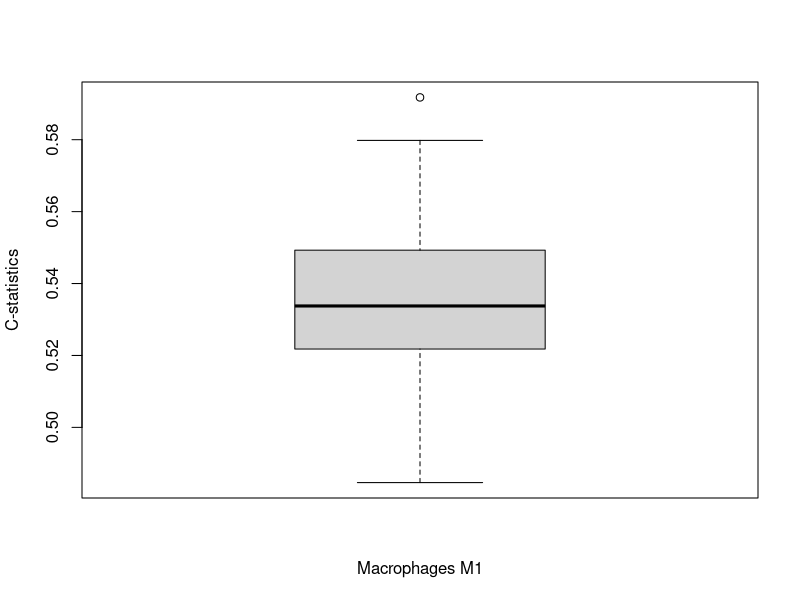

This figure's R source:

library(survival)
## --------------------------------------------------------
## read in sample clinical data
## --------------------------------------------------------

clinic_dat = read.table("../data/expression_v2_sample.txt", sep="\t",
                        as.is=TRUE, header=TRUE)
clinic_dat$surv_time = ifelse(is.na(clinic_dat$diagnoses.days_to_death),
                              clinic_dat$diagnoses.days_to_last_follow_up,
                              clinic_dat$diagnoses.days_to_death)
clinic_dat$stage = gsub("stage ", "", clinic_dat$diagnoses.tumor_stage)
clinic_dat$stage = gsub('[a-c]', "", clinic_dat$stage)
clinic_dat$stage[which(clinic_dat$stage=="not reported")] = NA
clinic_dat$death = ifelse(clinic_dat$diagnoses.vital_status == 'dead', 1, 0)
clinic_dat$gender = clinic_dat$demographic.gender
clinic_dat$age_at_diagnosis = clinic_dat$diagnoses.age_at_diagnosis


## --------------------------------------------------------
## read in immune cell composition file
## --------------------------------------------------------

CTcomp = read.table("../data/COAD_composition.txt", header=T, 
                    sep="\t", row.names = 1, check.names=F)
rownames(CTcomp) = sub('^X','',rownames(CTcomp))
CTcomp[1:5,]

apply(CTcomp, 2, function(x) sum(x == 0))

CTcomp = CTcomp + 0.0001
CTcomp = log(CTcomp/CTcomp$`Macrophages M0`)
CTcomp = CTcomp[, -which(colnames(CTcomp) == "Macrophages M0")]

table(rownames(CTcomp) %in% clinic_dat$participant)
clinic_dat = clinic_dat[match(rownames(CTcomp),clinic_dat$participant),]
table(clinic_dat$participant == rownames(CTcomp))

table(is.na(clinic_dat$surv_time))
table(is.na(clinic_dat$death))
table(is.na(clinic_dat$stage))
table(is.na(clinic_dat$gender))
table(is.na(clinic_dat$age_at_diagnosis))

## --------------------------------------------------------
## Cox regression: age, gender
## --------------------------------------------------------
# CTcomp_qn = t(apply(CTcomp, 1, normscore)) #  quantile normalization

cox_surv_ct = matrix(NA, nrow = ncol(CTcomp), ncol = 7)
rownames(cox_surv_ct) = colnames(CTcomp)


for(i in colnames(CTcomp)){
  fit1 = coxph(Surv(surv_time, death) ~ CTcomp[,i]  + gender + 
                age_at_diagnosis, data=clinic_dat)
  print(i)
  cox_surv_ct[i,] = c(summary(fit1)$n,summary(fit1)$nevent,
                      summary(fit1)$coefficient[1,])
  print(summary(fit1))
}


colnames(cox_surv_ct)  = c('n', 'nevent', colnames(summary(fit1)$coefficient))

cox_surv_ct
signif(cox_surv_ct, 3)
write.table(signif(cox_surv_ct, 3), file = "../data/cox_surv.txt")



## --------------------------------------------------------
## Cox regression: age, gender, tumor stage
## --------------------------------------------------------

cox_surv_ct2 = matrix(NA, nrow = ncol(CTcomp), ncol = 7)
rownames(cox_surv_ct2) = colnames(CTcomp)


for(i in colnames(CTcomp)){
  fit1 = coxph(Surv(surv_time, death) ~ CTcomp[,i] + gender + stage +
                 age_at_diagnosis, data=clinic_dat)
  print(i)
  cox_surv_ct2[i,] = c(summary(fit1)$n,summary(fit1)$nevent,
                      summary(fit1)$coefficient[1,])
  print(summary(fit1))
}


colnames(cox_surv_ct2)  = c('n', 'nevent', 
                            colnames(summary(fit1)$coefficient))

cox_surv_ct2
signif(cox_surv_ct2, 3)
write.table(signif(cox_surv_ct2, 3), file = "../data/cox_surv_with_stage.txt")

## --------------------------------------------------------
## Cox regression: dichotomize
## --------------------------------------------------------
cox_surv_ct = matrix(NA, nrow = ncol(CTcomp), ncol = 8)
rownames(cox_surv_ct) = colnames(CTcomp)


for(i in colnames(CTcomp)){
  ctc = cut(CTcomp[,i], breaks = c(-0.01, median(CTcomp[,i]),1),
            labels =c("Low", "High") ) 
  fit1 = coxph(Surv(surv_time, death) ~ ctc + gender + 
                 age_at_diagnosis, data=clinic_dat)
  print(i)
  cox_surv_ct[i,] = c(summary(fit1)$n,
                      summary(fit1)$nevent,
                      sum(ctc == "Low"),
                      summary(fit1)$coefficient[1,])
  print(summary(fit1))
}


colnames(cox_surv_ct)  = c('n', 'nevent',  "NLow",
                           colnames(summary(fit1)$coefficient))

cox_surv_ct

## --------------------------------------------------------
## Cox regression: dichotomize
## --------------------------------------------------------
cox_surv_ct2 = matrix(NA, nrow = ncol(CTcomp), ncol = 8)
rownames(cox_surv_ct2) = colnames(CTcomp)


for(i in colnames(CTcomp)){
  ctc = cut(CTcomp[,i], breaks = c(-0.01, median(CTcomp[,i]),1),
            labels =c("Low", "High") ) 
  fit1 = coxph(Surv(surv_time, death) ~ ctc + gender + stage + 
                 age_at_diagnosis, data=clinic_dat)
  print(i)
  cox_surv_ct2[i,] = c(summary(fit1)$n,
                      summary(fit1)$nevent,
                       sum(ctc == "Low"),
                      summary(fit1)$coefficient[1,])
  print(summary(fit1))
}


colnames(cox_surv_ct2)  = c('n', 'nevent',  "NLow",
                           colnames(summary(fit1)$coefficient))

cox_surv_ct2


## --------------------------------------------------------
## C-index for macrophage M1
## --------------------------------------------------------

func1 <- function(nsim, ctD, clinic_dat){
  set.seed(2018 + nsim)
  n = length(ctD)
  samTrain = sample(n, size=round(n*0.7))
  samTest  = setdiff(1:n, samTrain)
  fit1 = coxph(Surv(surv_time, death) ~ ctD[samTrain], 
               data=clinic_dat[samTrain,])
  return(summary(fit1)$concordance[1])
}

Cindex = sapply(1:100, func1, CTcomp[, "Macrophages M1"], clinic_dat)
save(Cindex, file ="../data/M1_cstat.Rdata")
pdf("../figures/C-index for log ratio Macrophages M1.pdf")
boxplot(Cindex, xlab = "Macrophages M1", ylab = "C-statistics")
dev.off()

q("no")